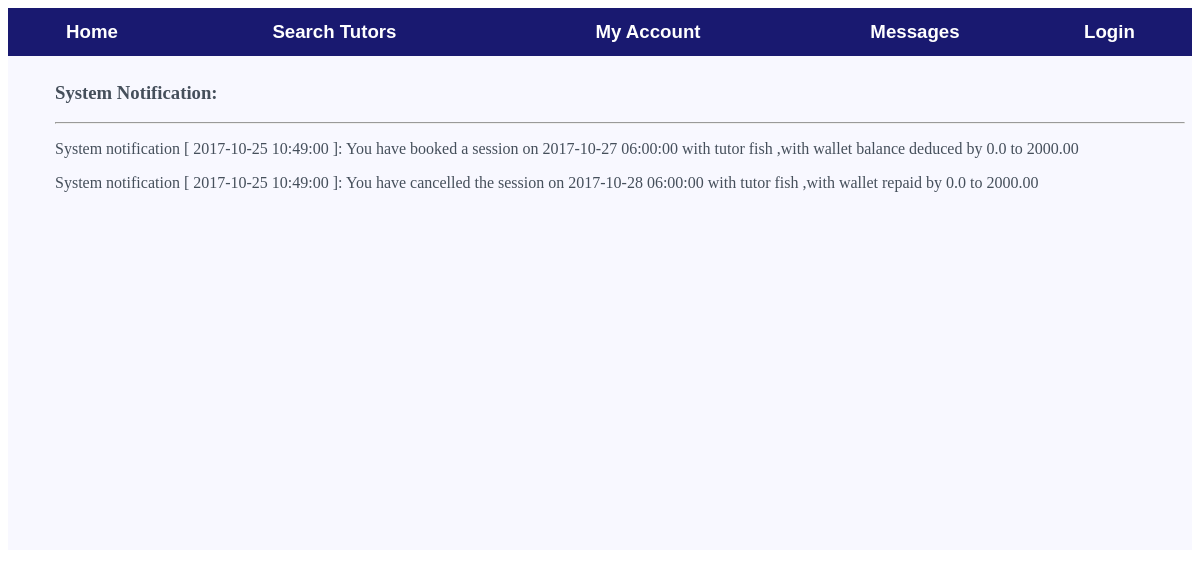
Before: /Tutorial/2/message/ with the older database file.
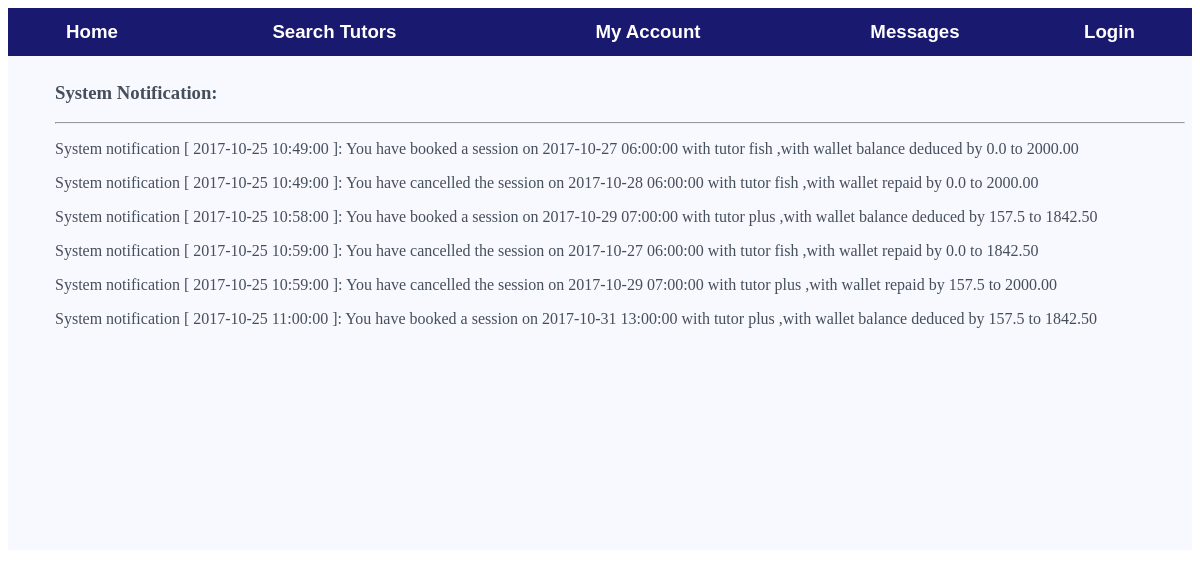
After: the same page with the newer database file.
### Tutorial/models.py (models this page shows, shortened)
class Notification(models.Model):
    content = models.CharField(max_length=500)
    myuser = models.ForeignKey(MyUser, on_delete=models.CASCADE,null=True)

### Tutorial/views.py (the view)
# urls.py: url(r'^(?P<myuser_id>[0-9]+)/message/$', views.message, name='message'),
def message(request, myuser_id):
    myuser = get_object_or_404(MyUser, pk=myuser_id)
    messages = Notification.objects.filter(myuser=myuser)
    return render(request, 'message/message.html', {'user': myuser, 'messages': messages})

### Tutorial/templates/message/message.html (shortened to what this page needs)
{% extends "myaccount/myaccount.html" %}
{% block content%}
		<div id="Message" style="background-color : #F8F8FF; padding : 7px; height : 60%;">
			<ul style="  color : #454f5b; text-decoration: none;">
				<h3>System Notification: {{user.name}}</h3>
				<hr>
                {%for msg in messages%}
					<p>{{msg.content}}</p>
				{%endfor%}
			</ul>
		</div>
{% endblock %}

Changed rows visible on the page:
added Notification: content "System notification [ 2017-10-25 10:58:00 ]: You have booked a session on 2017-10-29 07:00:00 with tutor plus ,with wallet balance deduced by 157.5 to 1842.50"
added Notification: content "System notification [ 2017-10-25 10:59:00 ]: You have cancelled the session on 2017-10-27 06:00:00 with tutor fish ,with wallet repaid by 0.0 to 1842.50"
added Notification: content "System notification [ 2017-10-25 10:59:00 ]: You have cancelled the session on 2017-10-29 07:00:00 with tutor plus ,with wallet repaid by 157.5 to 2000.00"
added Notification: content "System notification [ 2017-10-25 11:00:00 ]: You have booked a session on 2017-10-31 13:00:00 with tutor plus ,with wallet balance deduced by 157.5 to 1842.50"
